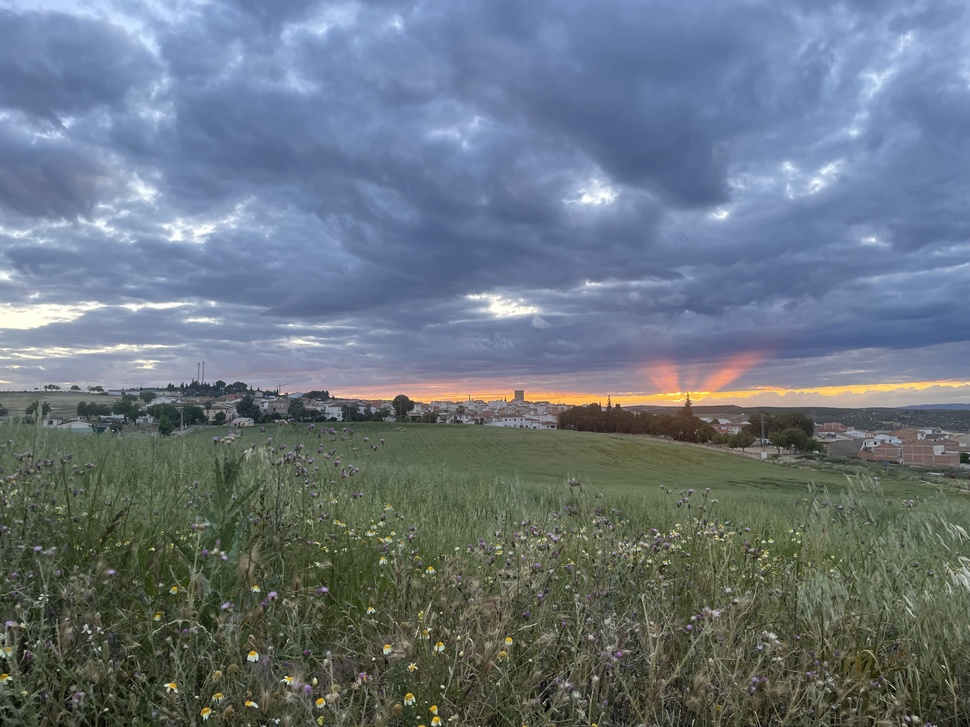
#> input picture ejercicioscapitulo3/imagen.jpg, 970 x 727 px, shrunk from 4032 x 3024 before the run
$ python histogramacumulado.py
#> lines starting #> are read from the running program, lines starting #| are printed output that depends on the picture
#histogramacumulado.py
import cv2
import numpy as np
import matplotlib.pyplot as plt

# Leer la imagen en escala de grises
img = cv2.imread('imagen.jpg', cv2.IMREAD_GRAYSCALE)
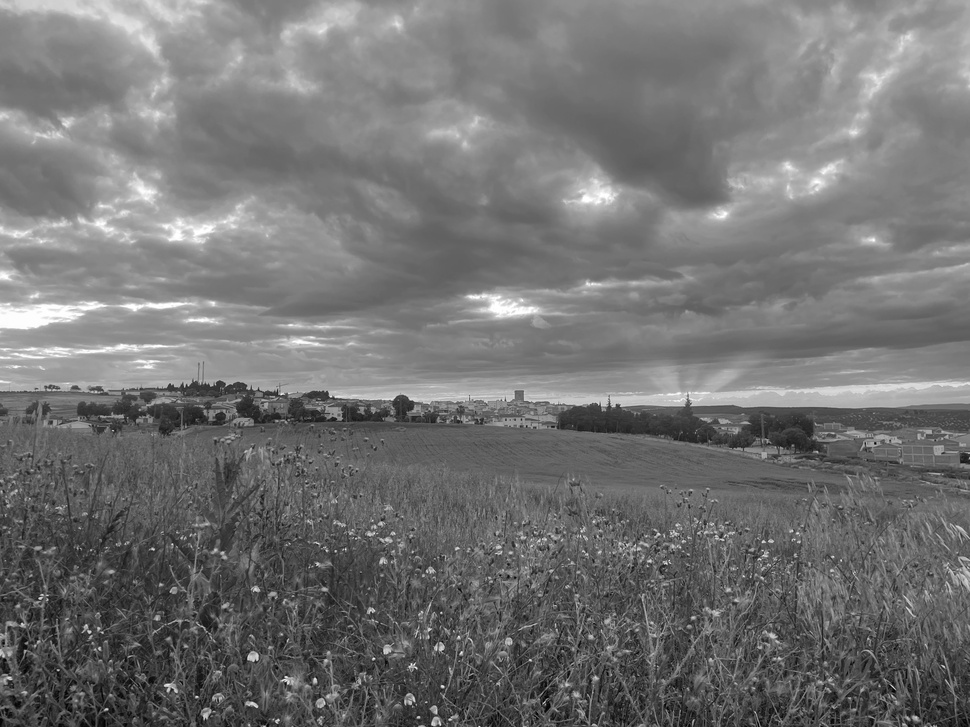
#> img: shape (727, 970); min 0, max 255, mean 114.9

# Calcular el histograma
hist = cv2.calcHist([img], [0], None, [256], [0, 256])
#> hist = 256 values, max 9288 at index 114, min 10 at index 0, mean 2754.6

# Convertir a histograma acumulado
cum_hist = hist.cumsum()
#> cum_hist = 256 values from 10 to 705190

# Normalizar el histograma acumulado
cum_hist_normalized = cum_hist / float(cum_hist.max())
#> cum_hist_normalized = 256 values from 1.42e-05 to 1

# Mostrar el histograma acumulado
plt.figure()
plt.title("Histograma Acumulado")
plt.xlabel("Bins")
plt.ylabel("# of Pixels")
plt.plot(cum_hist_normalized)
plt.xlim([0, 256])
plt.show()
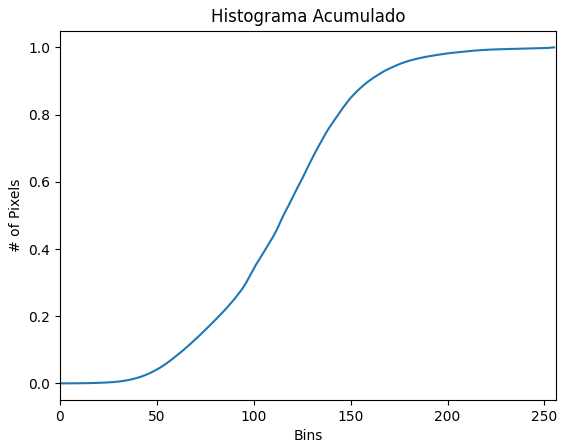
#> figure drawn by matplotlib, 1 panel; curve peaks at x = 255, y = 1
